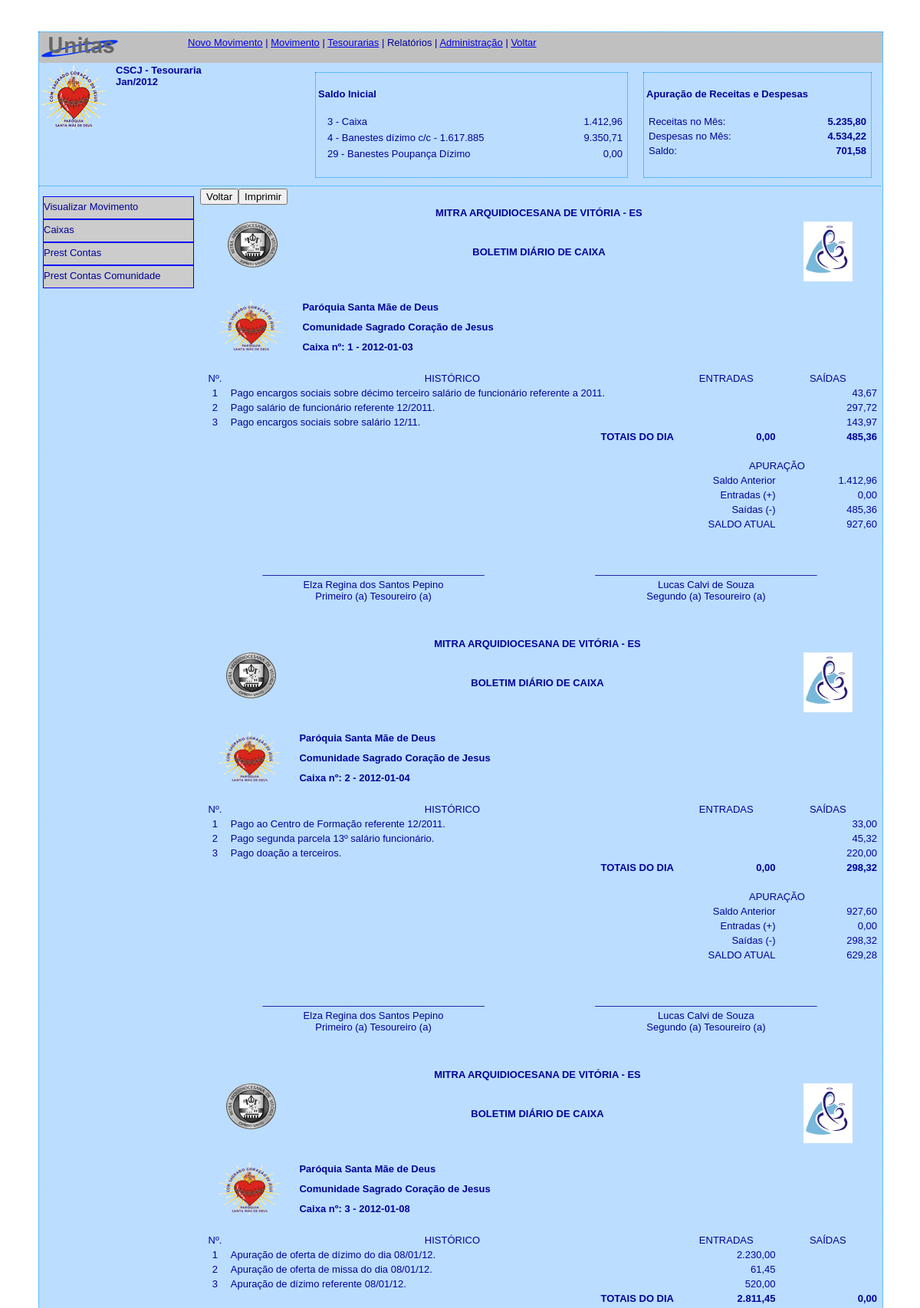
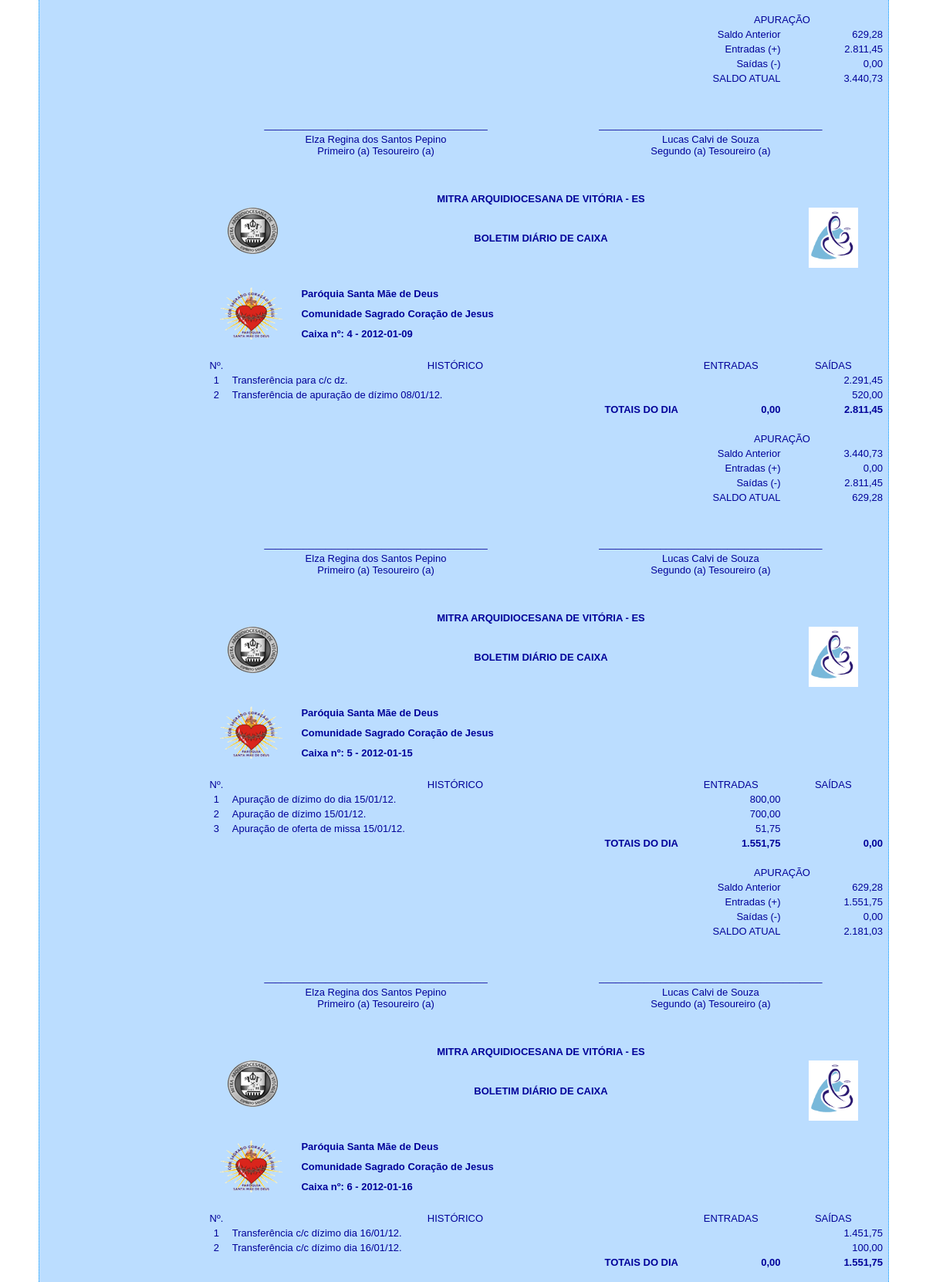
The app's page /administracao/plus/tesouraria/frm_tesouraria.php?area=rela_caixas&tesouraria=1&movimento=2 (upper part) with its own data (2 pictures, top to bottom).
### tables this page shows
CREATE TABLE IF NOT EXISTS `unts_movimento` (
  `movim_id` smallint(6) NOT NULL AUTO_INCREMENT,
  `tesra_id` smallint(6) NOT NULL,
  `perio_id` smallint(6) NOT NULL,
  `movim_data_ini` date NOT NULL,
  `movim_data_fim` date NOT NULL,
  `movim_ativo` char(1) NOT NULL,
  PRIMARY KEY (`movim_id`),
  UNIQUE KEY `unique_tesra_periodo` (`tesra_id`,`perio_id`),
  KEY `tesra_id` (`tesra_id`),
  KEY `perio_id` (`perio_id`)
);

CREATE TABLE IF NOT EXISTS `unts_tesouraria` (
  `tesra_id` smallint(6) NOT NULL AUTO_INCREMENT,
  `tesra_descricao` varchar(255) NOT NULL,
  `comun_id` smallint(6) NOT NULL,
  `tesra_ativo` char(1) NOT NULL DEFAULT 'S',
  PRIMARY KEY (`tesra_id`),
  KEY `comun_id` (`comun_id`)
);

CREATE TABLE IF NOT EXISTS `unts_saldo_ini` (
  `saldo_id` smallint(6) NOT NULL AUTO_INCREMENT,
  `movim_id` smallint(6) NOT NULL,
  `conta_id` smallint(6) NOT NULL,
  `saldo_valor` double NOT NULL,
  `saldo_ativo` char(1) NOT NULL,
  PRIMARY KEY (`saldo_id`),
  UNIQUE KEY `unq_mov_cta` (`movim_id`,`conta_id`),
  KEY `movim_id` (`movim_id`),
  KEY `conta_id` (`conta_id`)
);

CREATE TABLE IF NOT EXISTS `unts_contas` (
  `conta_id` smallint(6) NOT NULL AUTO_INCREMENT,
  `conta_tipo` char(1) NOT NULL,
  `conta_descricao` varchar(255) NOT NULL,
  `conta_visibilidade` smallint(6) NOT NULL DEFAULT '0',
  `conta_ativa` char(1) NOT NULL,
  PRIMARY KEY (`conta_id`)
);

CREATE TABLE IF NOT EXISTS `unts_comunidade` (
  `comun_id` smallint(6) NOT NULL AUTO_INCREMENT,
  `comun_sigla` varchar(10) DEFAULT NULL,
  `comun_razao_social` varchar(255) NOT NULL,
  `comun_icone` blob,
  `comun_logradouro` varchar(255) NOT NULL,
  `comun_numero` varchar(10) NOT NULL,
  `comun_complemento` varchar(30) NOT NULL DEFAULT 'sem complemento',
  `comun_bairro` varchar(120) NOT NULL,
  `comun_municipio` varchar(120) NOT NULL DEFAULT 'ES',
  `comun_estado` char(2) NOT NULL,
  `comun_cep` varchar(10) DEFAULT NULL,
  `comun_telefone` varchar(13) DEFAULT NULL,
  `comun_fax` varchar(13) DEFAULT NULL,
  `comun_email` varchar(255) DEFAULT NULL,
  `comun_site` varchar(255) DEFAULT NULL,
  `comun_ativo` char(1) NOT NULL DEFAULT 'S',
  PRIMARY KEY (`comun_id`)
);

CREATE TABLE IF NOT EXISTS `unts_item_mov` (
  `item_id` smallint(6) NOT NULL AUTO_INCREMENT,
  `movim_id` smallint(6) NOT NULL,
  `item_data` date NOT NULL,
  `conta_id_e` smallint(6) NOT NULL,
  `conta_id_s` smallint(6) NOT NULL,
  `item_historico` mediumtext NOT NULL,
  `item_documento` varchar(255) NOT NULL,
  `item_valor` double NOT NULL,
  `item_efetivado` char(1) NOT NULL,
  `item_ativo` char(1) NOT NULL,
  PRIMARY KEY (`item_id`),
  KEY `movim_id` (`movim_id`)
);

CREATE TABLE IF NOT EXISTS `unts_usuario` (
  `user_id` smallint(6) NOT NULL AUTO_INCREMENT,
  `user_login` varchar(30) NOT NULL,
  `user_senha` varchar(8) NOT NULL,
  `user_nome` varchar(255) NOT NULL,
  `user_telefone` varchar(13) NOT NULL,
  `user_email` varchar(255) NOT NULL,
  `user_nivel` char(1) NOT NULL,
  `user_ativo` char(1) NOT NULL DEFAULT 'S',
  PRIMARY KEY (`user_id`),
  UNIQUE KEY `user_login` (`user_login`)
);

### administracao/plus/tesouraria/frm_relatorio_caixas.php (the view, shortened to what the rows shown need)
<?php require_once('../../../Connections/unitas.php'); ?>
<?php
$tesour_rs_com_tesouraria = "-1";
if (isset($_GET['tesouraria'])) {
  $tesour_rs_com_tesouraria = $_GET['tesouraria'];
}
$query_rs_com_tesouraria = sprintf("SELECT unts_tesouraria . * , unts_comunidade . * FROM unts_tesouraria INNER JOIN unts_comunidade ON unts_comunidade.comun_id = unts_tesouraria.comun_id WHERE tesra_id = %s", GetSQLValueString($tesour_rs_com_tesouraria, "int"));
$rs_com_tesouraria = mysql_query($query_rs_com_tesouraria, $unitas) or die(mysql_error());
$row_rs_com_tesouraria = mysql_fetch_assoc($rs_com_tesouraria);
$movim_rs_caixas = "-1";
if (isset($_GET['movimento'])) {
  $movim_rs_caixas = $_GET['movimento'];
}
$query_rs_caixas = sprintf("SELECT item_data FROM unts_item_mov WHERE movim_id =%s AND (conta_id_e = 3 OR conta_id_s = 3) GROUP BY item_data", GetSQLValueString($movim_rs_caixas, "int"));
$rs_caixas = mysql_query($query_rs_caixas, $unitas) or die(mysql_error());
$row_rs_caixas = mysql_fetch_assoc($rs_caixas);
$totalRows_rs_caixas = mysql_num_rows($rs_caixas);
$movimto_rs_scaixa_ini = "-1";
if (isset($_GET['movimento'])) {
  $movimto_rs_scaixa_ini = $_GET['movimento'];
}
$query_rs_scaixa_ini = sprintf("SELECT * FROM unts_saldo_ini WHERE unts_saldo_ini.conta_id = 3 AND unts_saldo_ini.movim_id = %s", GetSQLValueString($movimto_rs_scaixa_ini, "int"));
$rs_scaixa_ini = mysql_query($query_rs_scaixa_ini, $unitas) or die(mysql_error());
$row_rs_scaixa_ini = mysql_fetch_assoc($rs_scaixa_ini);
$tsraria_rs_funcoes = "-1";
if (isset($_GET['tesouraria'])) {
  $tsraria_rs_funcoes = $_GET['tesouraria'];
}
$query_rs_funcoes = sprintf("SELECT unts_usuario.*,    unts_permissao.*,    unts_funcao.* FROM unts_permissao INNER JOIN unts_usuario ON unts_usuario.user_id = unts_permissao.user_id INNER JOIN unts_funcao_usuario ON unts_funcao_usuario.user_id = unts_permissao.user_id INNER JOIN unts_funcao ON unts_funcao.func_id = unts_funcao_usuario.func_id WHERE tesra_id = %s ORDER BY unts_funcao.func_descricao", GetSQLValueString($tsraria_rs_funcoes, "int"));
$rs_funcoes = mysql_query($query_rs_funcoes, $unitas) or die(mysql_error());
$row_rs_funcoes = mysql_fetch_assoc($rs_funcoes);
?>
<?php do {
   $aux = $row_rs_funcoes['user_nome'];
   if ($row_rs_funcoes['func_id'] == 2){$prim_tes = $aux;} elseif($row_rs_funcoes['func_id'] == 3){$seg_tes = $aux;}
  } while ($row_rs_funcoes = mysql_fetch_assoc($rs_funcoes)); ?>
<?php $saldo = $row_rs_scaixa_ini['saldo_valor'];?>
<!DOCTYPE html PUBLIC "-//W3C//DTD XHTML 1.0 Transitional//EN" "http://www.w3.org/TR/xhtml1/DTD/xhtml1-transitional.dtd">
<html xmlns="http://www.w3.org/1999/xhtml">
<head>
</head>
<body>
<?php if ($totalRows_rs_caixas > 0) {  ?>
  <?php do { $cont = $cont + 1;?>
  <div class="page" style="page-break-after: always">
    <table width="100%">
      <tr>
        <td colspan="2" rowspan="2" align="center" valign="middle"><img src="/unitas/images/aves_logo.png" width="81" height="75" alt="logomarca da Arquidiocese de Vit&oacute;ria-ES" /></td>
        <td colspan="4" align="center"><strong>MITRA ARQUIDIOCESANA DE VIT&Oacute;RIA - ES</strong></td>
        <td align="center">&nbsp;</td>
      </tr>
      <tr>
        <td colspan="4" align="center"><strong>BOLETIM DI&Aacute;RIO DE CAIXA</strong></td>
        <td align="center"><img src="/unitas/images/psmd_logo.png" width="64" height="78" alt="Logomarca Paroquia Santa M&atilde;e de Deus" /></td>
      </tr>
      <tr>
        <td colspan="2">&nbsp;</td>
        <td>&nbsp;</td>
        <td width="15%">&nbsp;</td>
        <td width="15%">&nbsp;</td>
        <td width="15%">&nbsp;</td>
        <td width="15%">&nbsp;</td>
      </tr>
      <tr align="center" valign="middle">
        <td colspan="2" rowspan="3"><img src="/unitas/images/scj_logo.png" width="87" height="73" alt="logomarca Sagrado Cora&ccedil;&atilde;o de Jesus" /><br /></td>
        <td colspan="3" align="left" valign="middle"><strong> Par&oacute;quia Santa M&atilde;e de Deus</strong></td>
        <td colspan="2" rowspan="3" align="right">&nbsp;</td>
      </tr>
      <tr>
        <td colspan="3" align="left"><strong><?php echo $row_rs_com_tesouraria['comun_razao_social']; ?></strong></td>
      </tr>
      <tr>
        <td colspan="3" align="left"><strong>Caixa n&ordm;: <?php echo $cont;?> - <?php echo KT_FormatDate($row_rs_caixas['item_data']); ?></strong></td>
      </tr>
      <tr>
        <td colspan="2">&nbsp;</td>
        <td>&nbsp;</td>
        <td>&nbsp;</td>
        <td>&nbsp;</td>
        <td>&nbsp;</td>
        <td>&nbsp;</td>
      </tr>
      <tr>
        <td width="4%" align="center">N&ordm;.</td>
        <td colspan="4" align="center">HIST&Oacute;RICO</td>
        <td align="center">ENTRADAS</td>
        <td align="center">SA&Iacute;DAS</td>
      </tr>
      <?php
	  $movto = $_GET['movimento'];
	  $data = $row_rs_caixas['item_data'];
		$query_rs_itens_caixa = sprintf(
										"SELECT
										   *
										FROM
										   unts_item_mov
										WHERE
										   movim_id = $movto AND
										   item_data = '$data' AND
										   (conta_id_e = 3 OR conta_id_s = 3)"
   										);
		$rs_itens_caixa = mysql_query($query_rs_itens_caixa, $unitas) or die(mysql_error());
		$row_rs_itens_caixa = mysql_fetch_assoc($rs_itens_caixa);
	  ?>
      <?php do { $item = $item + 1;?>
      <tr>
        <td align="center"><?php echo $item;?></td>
        <td colspan="4" align="left"><?php echo $row_rs_itens_caixa['item_historico']; ?></td>
        <td align="right"><?php if ($row_rs_itens_caixa['conta_id_s']==3){echo number_format($row_rs_itens_caixa['item_valor'],2,",","."); $aux_e =  $aux_e + $row_rs_itens_caixa['item_valor'];} else {$aux_e = 0;}?></td>
        <td align="right"><?php if ($row_rs_itens_caixa['conta_id_e']==3){echo number_format($row_rs_itens_caixa['item_valor'],2,",",".");$aux_s =  $aux_s + $row_rs_itens_caixa['item_valor'];} else {$aux_s = 0;}?></td>
      </tr>
      <?php } while ($row_rs_itens_caixa = mysql_fetch_assoc($rs_itens_caixa)); $item = 0; $entradas = $entradas + $aux_e; $saidas = $saidas + $aux_s; $aux_e = 0; $aux_s = 0;?>
      <tr>
        <td align="center">&nbsp;</td>
        <td colspan="4" align="right" class="negrito">TOTAIS DO DIA</td>
        <td align="right" class="negrito"><?php echo number_format($entradas,2,",",".");?></td>
        <td align="right" class="negrito"><?php echo number_format($saidas,2,",",".");?></td>
      </tr>
      <tr>
        <td align="center">&nbsp;</td>
        <td colspan="4" align="center">&nbsp;</td>
        <td align="center">&nbsp;</td>
        <td align="center">&nbsp;</td>
      </tr>
      <tr>
        <td align="center">&nbsp;</td>
        <td colspan="4" align="center">&nbsp;</td>
        <td colspan="2" align="center">APURA&Ccedil;&Atilde;O</td>
      </tr>
      <tr>
        <td align="center">&nbsp;</td>
        <td colspan="4" align="center">&nbsp;</td>
        <td align="right">Saldo Anterior</td>
        <td align="right"><?php echo number_format($saldo,2,",",".");?></td>
      </tr>
      <tr>
        <td align="center">&nbsp;</td>
        <td colspan="4" align="center">&nbsp;</td>
        <td align="right">Entradas (+)</td>
        <td align="right"><?php echo number_format($entradas,2,",",".");?></td>
      </tr>
      <tr>
        <td align="center">&nbsp;</td>
        <td colspan="4" align="center">&nbsp;</td>
        <td align="right">Sa&iacute;das (-)</td>
        <td align="right"><?php echo number_format($saidas,2,",",".");?></td>
      </tr>
      <tr>
        <td align="center">&nbsp;</td>
        <td colspan="4" align="center">&nbsp;</td>
        <td align="right">SALDO ATUAL</td>
        <td align="right"><?php $saldo = (($saldo + $entradas) - $saidas); echo number_format($saldo,2,",","."); $entradas = 0; $saidas = 0;?></td>
      </tr>
      <tr>
        <td align="center">&nbsp;</td>
        <td colspan="4" align="center">&nbsp;</td>
        <td align="center">&nbsp;</td>
        <td align="center">&nbsp;</td>
      </tr>
      <tr>
        <td align="center">&nbsp;</td>
        <td colspan="4" align="center">&nbsp;</td>
        <td align="center">&nbsp;</td>
        <td align="center">&nbsp;</td>
      </tr>
      <tr>
        <td colspan="7" align="center"><table width="100%">
          <tr>
            <td>&nbsp;</td>
            <td align="center">________________________________________</td>
            <td>&nbsp;</td>
            <td align="center">________________________________________</td>
            <td>&nbsp;</td>
            </tr>
          <tr>
            <td>&nbsp;</td>
            <td align="center"><?php echo $prim_tes;?><br />
              Primeiro (a) Tesoureiro (a)</td>
            <td>&nbsp;</td>
            <td align="center"><?php echo $seg_tes;?><br />Segundo (a) Tesoureiro (a)</td>
            <td>&nbsp;</td>
            </tr>
        </table></td>
      </tr>
      <tr>
        <td align="center">&nbsp;</td>
        <td colspan="4" align="center">&nbsp;</td>
        <td align="center">&nbsp;</td>
        <td align="center">&nbsp;</td>
      </tr>
      <tr>
        <td align="center">&nbsp;</td>
        <td colspan="4" align="center">&nbsp;</td>
        <td align="center">&nbsp;</td>
        <td align="center">&nbsp;</td>
      </tr>
    </table>
  </div>
  <?php } while ($row_rs_caixas = mysql_fetch_assoc($rs_caixas)); ?>
<?php }  ?>
</body>
</html>

### administracao/plus/tesouraria/frm_tesouraria.php (shortened to what the rows shown need)
<?php require_once('../../../Connections/unitas.php'); ?>
<?php
if (!function_exists("GetSQLValueString")) {
function GetSQLValueString($theValue, $theType, $theDefinedValue = "", $theNotDefinedValue = "")
{
  $theValue = function_exists("mysql_real_escape_string") ? mysql_real_escape_string($theValue) : mysql_escape_string($theValue);
  switch ($theType) {
    case "long":
    case "int":
      $theValue = ($theValue != "") ? intval($theValue) : "NULL";
      break;
  }
  return $theValue;
}
}
$mov_rs_movimento = "-1";
if (isset($_GET['movimento'])) {
  $mov_rs_movimento = $_GET['movimento'];
}
$query_rs_movimento = sprintf("SELECT CONCAT(unts_periodo.perio_mes,'/',unts_periodo.perio_ano) AS mov_perio,    unts_movimento.*,    unts_tesouraria.* FROM unts_movimento INNER JOIN unts_tesouraria ON unts_tesouraria.tesra_id = unts_movimento.tesra_id INNER JOIN unts_periodo ON unts_periodo.perio_id = unts_movimento.perio_id WHERE unts_movimento.movim_ativo = 'S' AND    unts_movimento.movim_id = %s", GetSQLValueString($mov_rs_movimento, "int"));
$rs_movimento = mysql_query($query_rs_movimento, $unitas) or die(mysql_error());
$row_rs_movimento = mysql_fetch_assoc($rs_movimento);
$movim_rs_saldoinicial = "-1";
if (isset($_GET['movimento'])) {
  $movim_rs_saldoinicial = $_GET['movimento'];
}
$query_rs_saldoinicial = sprintf("SELECT unts_saldo_ini . * , unts_contas . * FROM unts_saldo_ini LEFT JOIN unts_contas ON unts_contas.conta_id = unts_saldo_ini.conta_id WHERE unts_saldo_ini.movim_id = %s", GetSQLValueString($movim_rs_saldoinicial, "int"));
$rs_saldoinicial = mysql_query($query_rs_saldoinicial, $unitas) or die(mysql_error());
$row_rs_saldoinicial = mysql_fetch_assoc($rs_saldoinicial);
?>
<!DOCTYPE html PUBLIC "-//W3C//DTD XHTML 1.0 Transitional//EN" "http://www.w3.org/TR/xhtml1/DTD/xhtml1-transitional.dtd">
<html xmlns="http://www.w3.org/1999/xhtml">
<head>
<link rel="stylesheet" href="/unitas/css/unitas.css" type="text/css" />
</head>
<body>
<div id="geral">
    <div id="tesouraria">
        <div id="dados_comunidade">
            <strong>
                <?php echo $row_rs_movimento['tesra_descricao']; ?><br />
                <?php echo $row_rs_movimento['mov_perio']; ?>
            </strong>
        </div>
      <div id="saldo_ini">
             <?php do { ?>
              <table width="100%">
                <tr>
                  <td width="5"></td>
                  <td><?php echo $row_rs_saldoinicial['conta_id']; ?> - <?php echo $row_rs_saldoinicial['conta_descricao']; ?></td>
                  <td align="right"><?php echo number_format($row_rs_saldoinicial['saldo_valor'],2,",","."); ?></td>
                </tr>
             </table>
              <?php } while ($row_rs_saldoinicial = mysql_fetch_assoc($rs_saldoinicial)); ?>
        </div>
	</div>
    <div id="conteudo">
                <?php
                    $area = @$_GET["area"];
                    switch ($area)
                    {
                        case "rela_caixas":
                            include "frm_relatorio_caixas.php";
                            break;
                    }
                ?>
    </div>
</div>
</body>
</html>

### records on screen
unts_movimento: tesra.tesra_descricao "CSCJ - Tesouraria"
unts_saldo_ini: conta.conta_id "3", conta.conta_descricao "Caixa", saldo_valor "1.412,96", saldo_valor "927,60", saldo_valor "629,28", saldo_valor "3.440,73", saldo_valor "2.181,03"
unts_saldo_ini: conta.conta_id "4", conta.conta_descricao "Banestes dízimo c/c - 1.617.885", saldo_valor "9.350,71"
unts_saldo_ini: conta.conta_id "29", conta.conta_descricao "Banestes Poupança Dízimo", saldo_valor "0,00"
unts_tesouraria: comun.comun_razao_social "Comunidade Sagrado Coração de Jesus"
unts_item_mov: item_historico "Pago encargos sociais sobre décimo terceiro salário de funcionário referente a 2011.", item_valor "43,67"
unts_item_mov: item_historico "Pago salário de funcionário referente 12/2011.", item_valor "297,72"
unts_item_mov: item_historico "Pago encargos sociais sobre salário 12/11.", item_valor "143,97"
unts_usuario: user_nome "Elza Regina dos Santos Pepino"
unts_usuario: user_nome "Lucas Calvi de Souza"
unts_item_mov: item_historico "Pago ao Centro de Formação referente 12/2011.", item_valor "33,00"
unts_item_mov: item_historico "Pago segunda parcela 13º salário funcionário.", item_valor "45,32"
unts_item_mov: item_historico "Pago doação a terceiros.", item_valor "220,00"
unts_item_mov: item_historico "Apuração de oferta de dízimo do dia 08/01/12.", item_valor "2.230,00"
unts_item_mov: item_historico "Apuração de oferta de missa do dia 08/01/12.", item_valor "61,45"
unts_item_mov: item_historico "Apuração de dízimo referente 08/01/12.", item_valor "520,00"
unts_item_mov: item_historico "Transferência para c/c dz.", item_valor "2.291,45"
unts_item_mov: item_historico "Transferência de apuração de dízimo 08/01/12.", item_valor "520,00"
unts_item_mov: item_historico "Apuração de dízimo do dia 15/01/12.", item_valor "800,00"
unts_item_mov: item_historico "Apuração de dízimo 15/01/12.", item_valor "700,00"
unts_item_mov: item_historico "Apuração de oferta de missa 15/01/12.", item_valor "51,75"
unts_item_mov: item_historico "Transferência c/c dízimo dia 16/01/12.", item_valor "1.451,75"
unts_item_mov: item_historico "Transferência c/c dízimo dia 16/01/12.", item_valor "100,00"

### other values on screen
$row_rs_movimento['mov_perio'] "Jan/2012"
$row_rs_tot_receitas['total_receitas'] "5.235,80"
$row_rs_tot_despesas['total_despesas'] "4.534,22"
KT_FormatDate($row_rs_caixas['item_data']) "2012-01-03"
$entradas "0,00"
$saidas "485,36"
KT_FormatDate($row_rs_caixas['item_data']) "2012-01-04"
$saidas "298,32"
KT_FormatDate($row_rs_caixas['item_data']) "2012-01-08"
$entradas "2.811,45"
$saidas "0,00"
KT_FormatDate($row_rs_caixas['item_data']) "2012-01-09"
$saidas "2.811,45"
KT_FormatDate($row_rs_caixas['item_data']) "2012-01-15"
$entradas "1.551,75"
